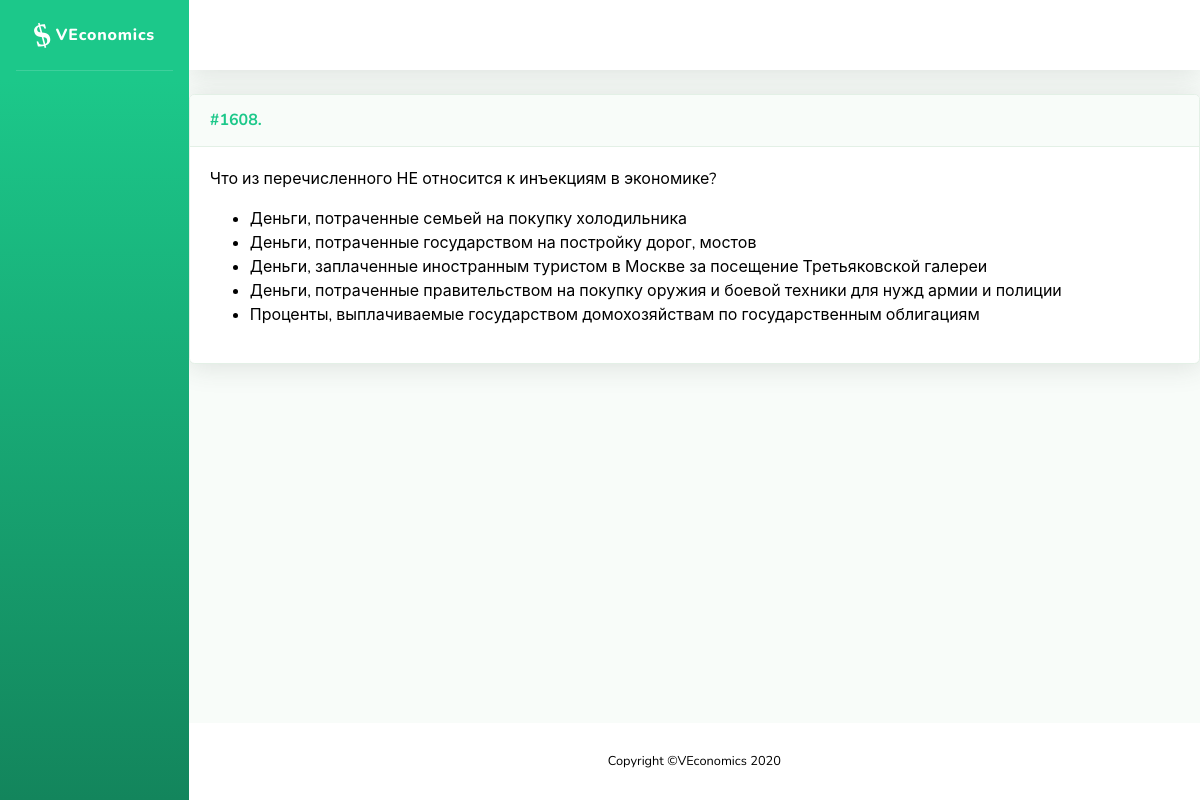
Page /problems/1608 on the committed database.
### problems/models.py (models this page shows, shortened)
class Problem(models.Model):
    name = models.CharField('Название', max_length=200, blank=True, null=True)
    task = RichTextUploadingField('Условие')
    problem_type = models.IntegerField('Тип задачи', choices=TYPE_CHOICES, blank=False, null=False, default=0)
    short_answer = models.CharField('Ответ (для автоматической проверки)', max_length=200, blank=True)
    yesno_answer = models.IntegerField('Ответ ДА/НЕТ', choices=YESNO_CHOICES, blank=False, default=0)
    solution = RichTextUploadingField('Решение', blank=True)
    hint = RichTextUploadingField('Подсказка', blank=True)
    topics = models.ManyToManyField(Topic, related_name="problems", verbose_name='Темы')
    assignments = models.ManyToManyField(User, through='Assignment', through_fields=['problem', 'person'])
    class Meta:
        ordering = ['id']

class Variant(models.Model):
    text = models.CharField('Вариант ответа', max_length=1000, blank=False)
    right = models.BooleanField('Верный ответ', blank=False, null=False, default=False)
    problem = models.ForeignKey(Problem, verbose_name="Задача", on_delete=models.CASCADE, blank=True, null=True, related_name='variants')
    order = models.IntegerField('Порядковый номер', blank=False, null=False, default=0)
    class Meta:
        verbose_name = 'Ответ'
        verbose_name_plural = 'Ответы'

### problems/views.py (the view)
# urls.py: path('<int:pk>', views.ProblemDetailView.as_view(), name='problem-detail'),
class ProblemDetailView(DetailView):
    model = Problem

### problems/templates/problems/problem_detail.html
{% extends "problems/sb/base.html" %}
{% block content %}
        {% include 'problems/problem.html' %}
{% endblock %}

### problems/templates/problems/problem.html (shortened to what this page needs)
{% autoescape off%}
<div class="problem">
    <div class="card shadow mb-4">
        <div class="problem-header">
            <a name="problem-{{ problem.id }}" class="d-block card-header py-3" role="button" aria-expanded="true" aria-controls="collapse">
                    <h6 class="m-0 font-weight-bold text-primary">
                        <nobr>
                            <div class="problem-id">
                                #{{ problem.id }}.
                            </div>
                        </nobr>
                    </h6>
            </a>
        </div>
        <div class="card-body">
        <div class="collapse show" id="problem-{{ problem.id }}">
            <div class="problem-task">
                {{ problem.task }}
                {% if not problem.submit and not problem.assignment and not problem.form %}
                    {% if problem.variants %}
                        <ul>
                            {% for variant in problem.variants.all %}
                                <li>
                                    {{ variant.text }}
                                </li>
                            {% endfor %}
                        </ul>
                    {% endif %}
                {% endif %}
            </div>
        </div>
    </div>
    </div>
</div>
{% endautoescape %}

### problems/static/problems/main.css (style rules this page uses)
.problem-header { white-space:nowrap }
h6 div { display:inline-block; }

### rows in the picture
Problem: id "1608", task "Что из перечисленного НЕ относится к инъекциям в экономике?"
Variant: text "Деньги, потраченные семьей на покупку холодильника"
Variant: text "Деньги, потраченные государством на постройку дорог, мостов"
Variant: text "Деньги, заплаченные иностранным туристом в Москве за посещение Третьяковской галереи"
Variant: text "Деньги, потраченные правительством на покупку оружия и боевой техники для нужд армии и полиции"
Variant: text "Проценты, выплачиваемые государством домохозяйствам по государственным облигациям"
